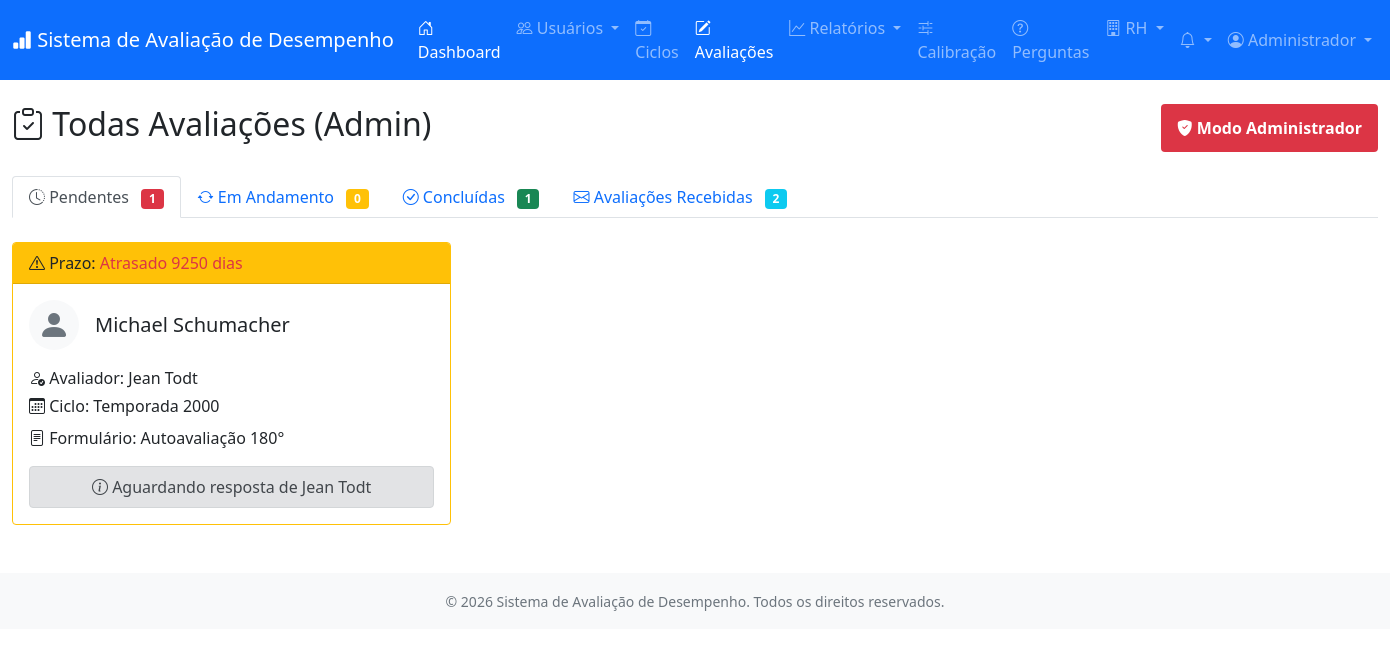
Screenshot of /modules/avaliacoes/index.php (signed in) with the database file from the repository.
### tables this page shows
CREATE TABLE `usuarios` (
  `id` int(11) NOT NULL,
  `empresa_id` int(11) DEFAULT NULL,
  `nome` varchar(150) NOT NULL,
  `email` varchar(150) NOT NULL,
  `telefone` varchar(20) DEFAULT NULL,
  `senha` varchar(255) NOT NULL,
  `cargo_id` int(11) DEFAULT NULL,
  `departamento_id` int(11) DEFAULT NULL,
  `gestor_id` int(11) DEFAULT NULL,
  `tipo` enum('admin','rh','gestor','colaborador') DEFAULT 'colaborador',
  `ativo` tinyint(1) DEFAULT 1,
  `foto_perfil` varchar(255) DEFAULT NULL,
  `data_contratacao` date DEFAULT NULL,
  `data_criacao` timestamp NULL DEFAULT current_timestamp(),
  `data_atualizacao` timestamp NULL DEFAULT current_timestamp() ON UPDATE current_timestamp()
);

CREATE TABLE `avaliacoes` (
  `id` int(11) NOT NULL,
  `ciclo_id` int(11) NOT NULL,
  `avaliado_id` int(11) NOT NULL,
  `avaliador_id` int(11) NOT NULL,
  `formulario_id` int(11) NOT NULL,
  `status` enum('pendente','em_andamento','concluida') DEFAULT 'pendente',
  `data_inicio` datetime DEFAULT NULL,
  `data_conclusao` datetime DEFAULT NULL,
  `nota_final` decimal(5,2) DEFAULT NULL,
  `feedback_geral` text DEFAULT NULL,
  `data_criacao` timestamp NULL DEFAULT current_timestamp()
);

CREATE TABLE `ciclos_avaliacao` (
  `id` int(11) NOT NULL,
  `nome` varchar(150) NOT NULL,
  `descricao` text DEFAULT NULL,
  `data_inicio` date NOT NULL,
  `data_fim` date NOT NULL,
  `tipo` enum('90','180','360') DEFAULT '180',
  `empresa_id` int(11) DEFAULT NULL,
  `formulario_id` int(11) DEFAULT NULL,
  `status` enum('planejado','em_andamento','finalizado','cancelado') DEFAULT 'planejado',
  `configuracao` longtext DEFAULT NULL CHECK (json_valid(`configuracao`)),
  `data_criacao` timestamp NULL DEFAULT current_timestamp(),
  `data_atualizacao` timestamp NULL DEFAULT current_timestamp() ON UPDATE current_timestamp()
);

CREATE TABLE `formularios` (
  `id` int(11) NOT NULL,
  `nome` varchar(150) NOT NULL,
  `descricao` text DEFAULT NULL,
  `tipo` enum('autoavaliacao','gestor','pares','subordinados','360','rotina','rh') DEFAULT 'autoavaliacao',
  `peso` int(11) DEFAULT 1,
  `ativo` tinyint(1) DEFAULT 1,
  `data_criacao` timestamp NULL DEFAULT current_timestamp()
);

### modules/avaliacoes/index.php (the view, shortened to what the rows shown need)
<?php
require_once '../../config/database.php';
require_once '../../includes/auth.php';
$database = new Database();
$conn = $database->getConnection();
$auth = new Auth();
$auth->requireLogin();
$user_id = $auth->getUserId();
$stmt = $conn->prepare("SELECT tipo FROM usuarios WHERE id = :id");
$stmt->bindParam(':id', $user_id);
$stmt->execute();
$user = $stmt->fetch();
$tipo_usuario = $user['tipo'] ?? '';
$is_admin = in_array($tipo_usuario, ['admin', 'rh']);
if ($is_admin) {
    $query = "SELECT a.*,
                u.nome as avaliado_nome,
                u.foto_perfil,
                u.cargo_id,
                c.nome as cargo_nome,
                ci.nome as ciclo_nome,
                ci.data_fim as prazo,
                f.nome as formulario_nome,
                av.nome as avaliador_nome,
                DATEDIFF(ci.data_fim, CURDATE()) as dias_restantes
              FROM avaliacoes a
              JOIN usuarios u ON a.avaliado_id = u.id
              LEFT JOIN cargos c ON u.cargo_id = c.id
              JOIN ciclos_avaliacao ci ON a.ciclo_id = ci.id
              JOIN formularios f ON a.formulario_id = f.id
              JOIN usuarios av ON a.avaliador_id = av.id
              ORDER BY
                CASE a.status
                  WHEN 'pendente' THEN 1
                  WHEN 'em_andamento' THEN 2
                  ELSE 3
                END,
                ci.data_fim ASC";
    $stmt = $conn->prepare($query);
    $stmt->execute();
    $avaliacoes = $stmt->fetchAll();
}
$pendentes = array_filter($avaliacoes, function($a) { return $a['status'] == 'pendente'; });
require_once '../../includes/header.php';
?>
<div class="row">
    <div class="col-12">
        <div class="d-flex justify-content-between align-items-center mb-4">
            <h2>
                <i class="bi bi-clipboard-check"></i>
                <?php echo $is_admin ? 'Todas Avaliações (Admin)' : 'Minhas Avaliações'; ?>
            </h2>
        </div>
        <div class="tab-content" id="avaliacoesTabContent">
            <div class="tab-pane fade show active" id="pendentes" role="tabpanel" aria-labelledby="pendentes-tab">
                <?php if (empty($pendentes)): ?>
                <div class="alert alert-info text-center py-5">
                    <i class="bi bi-emoji-smile fs-1 d-block mb-3"></i>
                    <h4>Nenhuma avaliação pendente!</h4>
                    <p class="mb-0"><?php echo $is_admin ? 'Todas as avaliações estão em dia.' : 'Todas as suas avaliações estão em dia.'; ?></p>
                </div>
                <?php else: ?>
                <div class="row">
                    <?php foreach ($pendentes as $av):
                        $dias_restantes = $av['dias_restantes'];
                    ?>
                    <div class="col-md-6 col-lg-4 mb-4">
                        <div class="card h-100 border-warning">
                            <div class="card-header bg-warning text-dark">
                                <i class="bi bi-exclamation-triangle"></i> Prazo:
                                <?php if ($dias_restantes < 0): ?>
                                    <span class="text-danger">Atrasado <?php echo abs($dias_restantes); ?> dias</span>
                                <?php elseif ($dias_restantes == 0): ?>
                                    <span class="text-danger">Hoje</span>
                                <?php else: ?>
                                    <?php echo $dias_restantes; ?> dias restantes
                                <?php endif; ?>
                            </div>
                            <div class="card-body">
                                <div class="d-flex align-items-center mb-3">
                                    <?php if ($av['foto_perfil']): ?>
                                    <img src="<?php echo SITE_URL; ?>/uploads/<?php echo $av['foto_perfil']; ?>"
                                         class="rounded-circle me-3" width="50" height="50" style="object-fit: cover;">
                                    <?php else: ?>
                                    <div class="bg-light rounded-circle d-flex align-items-center justify-content-center me-3"
                                         style="width: 50px; height: 50px;">
                                        <i class="bi bi-person-fill fs-2 text-secondary"></i>
                                    </div>
                                    <?php endif; ?>
                                    <div>
                                        <h5 class="mb-0"><?php echo htmlspecialchars($av['avaliado_nome']); ?></h5>
                                    </div>
                                </div>
                                <?php if ($is_admin): ?>
                                <p class="mb-1">
                                    <i class="bi bi-person-check"></i> Avaliador: <?php echo htmlspecialchars($av['avaliador_nome']); ?>
                                </p>
                                <?php endif; ?>
                                <p class="mb-2">
                                    <i class="bi bi-calendar3"></i> Ciclo: <?php echo htmlspecialchars($av['ciclo_nome']); ?>
                                </p>
                                <p class="mb-2">
                                    <i class="bi bi-file-text"></i> Formulário: <?php echo htmlspecialchars($av['formulario_nome']); ?>
                                </p>
                                <?php if (!$is_admin || $av['avaliador_id'] == $user_id): ?>
                                <a href="responder.php?id=<?php echo $av['id']; ?>" class="btn btn-warning w-100 mt-3">
                                    <i class="bi bi-pencil"></i> Responder Agora
                                </a>
                                <?php else: ?>
                                <div class="alert alert-secondary mt-3 mb-0 py-2 text-center">
                                    <i class="bi bi-info-circle"></i> Aguardando resposta de <?php echo htmlspecialchars($av['avaliador_nome']); ?>
                                </div>
                                <?php endif; ?>
                            </div>
                        </div>
                    </div>
                    <?php endforeach; ?>
                </div>
                <?php endif; ?>
            </div>
        </div>
    </div>
</div>
<?php
require_once '../../includes/footer.php';
?>

### includes/header.php (shortened to what the rows shown need)
<?php
require_once dirname(__DIR__) . '/config/database.php';
require_once dirname(__DIR__) . '/includes/auth.php';
$user = $auth->getUser();
?><!DOCTYPE html>
<html lang="pt-BR">
<head>
    <link href="https://cdn.jsdelivr.net/npm/bootstrap@5.1.3/dist/css/bootstrap.min.css" rel="stylesheet">
    <link rel="stylesheet" href="https://cdn.jsdelivr.net/npm/bootstrap-icons@1.8.1/font/bootstrap-icons.css">
    <link rel="stylesheet" href="<?php echo SITE_URL; ?>/assets/css/style.css">
</head>
<body>
    <nav class="navbar navbar-expand-lg navbar-dark bg-primary">
        <div class="container-fluid">
            <div class="collapse navbar-collapse" id="navbarNav">
                <ul class="navbar-nav">
                    <li class="nav-item dropdown">
                        <a class="nav-link dropdown-toggle" href="#" role="button" data-bs-toggle="dropdown" aria-expanded="false">
                            <i class="bi bi-person-circle"></i> <?php echo explode(' ', $user['nome'] ?? 'Usuário')[0]; ?>
                        </a>
                    </li>
                </ul>
            </div>
        </div>
    </nav>
    <main class="py-4">
        <div class="container-fluid">

### rows the page displays
usuarios: nome "Administrador"
avaliacoes: dias_restantes "9250", avaliado.nome "Michael Schumacher", avaliador.nome "Jean Todt", ciclo.nome "Temporada 2000", formulario.nome "Autoavaliação 180°"

### other values shown
SITE_NAME "Sistema de Avaliação de Desempenho"
count($pendentes) "1"
count($em_andamento) "0"
count($concluidas) "1"
count($avaliacoes_recebidas) "2"
